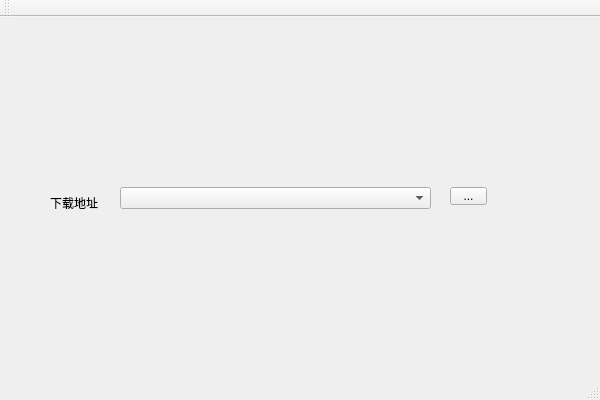
<?xml version="1.0" encoding="UTF-8"?>
<ui version="4.0">
 <class>HttpDownloaderClass</class>
 <widget class="QMainWindow" name="HttpDownloaderClass">
  <property name="geometry">
   <rect>
    <x>0</x>
    <y>0</y>
    <width>600</width>
    <height>400</height>
   </rect>
  </property>
  <property name="windowTitle">
   <string>HttpDownloader</string>
  </property>
  <widget class="QWidget" name="centralWidget">
   <widget class="QLabel" name="label">
    <property name="geometry">
     <rect>
      <x>50</x>
      <y>180</y>
      <width>54</width>
      <height>12</height>
     </rect>
    </property>
    <property name="text">
     <string>下载地址</string>
    </property>
   </widget>
   <widget class="QComboBox" name="comboBox">
    <property name="geometry">
     <rect>
      <x>120</x>
      <y>170</y>
      <width>311</width>
      <height>22</height>
     </rect>
    </property>
   </widget>
   <widget class="QToolButton" name="toolButton">
    <property name="geometry">
     <rect>
      <x>450</x>
      <y>170</y>
      <width>37</width>
      <height>18</height>
     </rect>
    </property>
    <property name="text">
     <string>...</string>
    </property>
   </widget>
  </widget>
  <widget class="QMenuBar" name="menuBar">
   <property name="geometry">
    <rect>
     <x>0</x>
     <y>0</y>
     <width>600</width>
     <height>23</height>
    </rect>
   </property>
  </widget>
  <widget class="QToolBar" name="mainToolBar">
   <attribute name="toolBarArea">
    <enum>TopToolBarArea</enum>
   </attribute>
   <attribute name="toolBarBreak">
    <bool>false</bool>
   </attribute>
  </widget>
  <widget class="QStatusBar" name="statusBar"/>
 </widget>
 <layoutdefault spacing="6" margin="11"/>
 <resources>
  <include location="HttpDownloader.qrc"/>
 </resources>
 <connections>
  <connection>
   <sender>toolButton</sender>
   <signal>clicked()</signal>
   <receiver>HttpDownloaderClass</receiver>
   <slot>tool_buttton_clicked()</slot>
   <hints>
    <hint type="sourcelabel">
     <x>481</x>
     <y>214</y>
    </hint>
    <hint type="destinationlabel">
     <x>540</x>
     <y>185</y>
    </hint>
   </hints>
  </connection>
 </connections>
 <slots>
  <slot>tool_buttton_clicked()</slot>
 </slots>
</ui>
